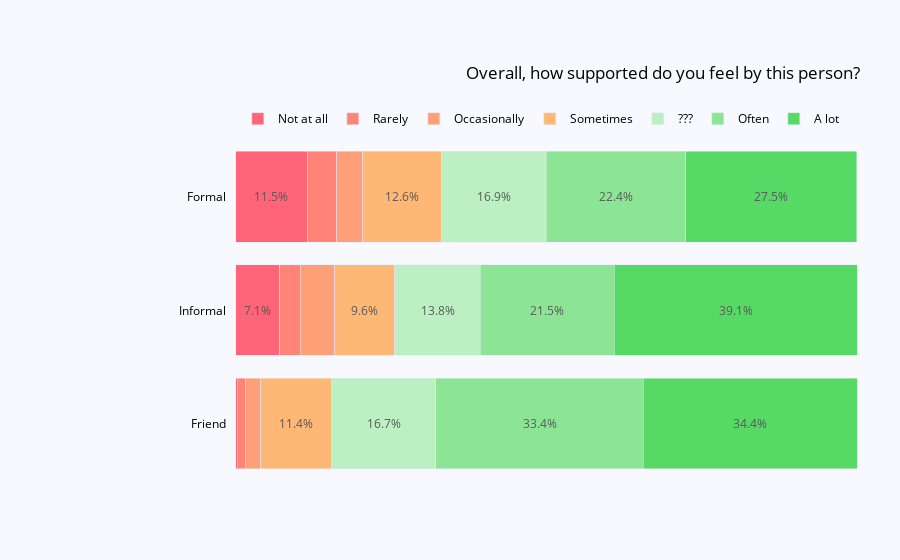

Notebook code for this chart:
### Code cell
vertical_stack_percent_bar('support.overall.p', 'Overall, how supported do you feel by this person?')

### Figure 1 — Plotly figure (JSON) as saved in the notebook; plotly's stock layout.template omitted (floating-point values rounded to 4 significant figures)
{"data": [{"hovertemplate": "<b>%{x}%</b><extra></extra>", "marker": {"color": "#FF6478"}, "orientation": "h", "showlegend": false, "type": "bar", "x": [0.3], "y": ["Friend"]}, {"hovertemplate": "<b>%{x}%</b><extra></extra>", "marker": {"color": "#FF6478"}, "orientation": "h", "showlegend": false, "type": "bar", "x": [7.1], "y": ["Informal"]}, {"hovertemplate": "<b>%{x}%</b><extra></extra>", "marker": {"color": "#FF6478"}, "name": "Not at all", "orientation": "h", "showlegend": true, "type": "bar", "x": [11.5], "y": ["Formal"]}, {"hovertemplate": "<b>%{x}%</b><extra></extra>", "marker": {"color": "#FF8477"}, "orientation": "h", "showlegend": false, "type": "bar", "x": [1.3], "y": ["Friend"]}, {"hovertemplate": "<b>%{x}%</b><extra></extra>", "marker": {"color": "#FF8477"}, "orientation": "h", "showlegend": false, "type": "bar", "x": [3.3], "y": ["Informal"]}, {"hovertemplate": "<b>%{x}%</b><extra></extra>", "marker": {"color": "#FF8477"}, "name": "Rarely", "orientation": "h", "showlegend": true, "type": "bar", "x": [4.8], "y": ["Formal"]}, {"hovertemplate": "<b>%{x}%</b><extra></extra>", "marker": {"color": "#FF9F77"}, "orientation": "h", "showlegend": false, "type": "bar", "x": [2.5], "y": ["Friend"]}, {"hovertemplate": "<b>%{x}%</b><extra></extra>", "marker": {"color": "#FF9F77"}, "orientation": "h", "showlegend": false, "type": "bar", "x": [5.6], "y": ["Informal"]}, {"hovertemplate": "<b>%{x}%</b><extra></extra>", "marker": {"color": "#FF9F77"}, "name": "Occasionally", "orientation": "h", "showlegend": true, "type": "bar", "x": [4.2], "y": ["Formal"]}, {"hovertemplate": "<b>%{x}%</b><extra></extra>", "marker": {"color": "#FFB775"}, "orientation": "h", "showlegend": false, "type": "bar", "x": [11.4], "y": ["Friend"]}, {"hovertemplate": "<b>%{x}%</b><extra></extra>", "marker": {"color": "#FFB775"}, "orientation": "h", "showlegend": false, "type": "bar", "x": [9.6], "y": ["Informal"]}, {"hovertemplate": "<b>%{x}%</b><extra></extra>", "marker": {"color": "#FFB775"}, "name": "Sometimes", "orientation": "h", "showlegend": true, "type": "bar", "x": [12.6], "y": ["Formal"]}, {"hovertemplate": "<b>%{x}%</b><extra></extra>", "marker": {"color": "#BCF0C2"}, "orientation": "h", "showlegend": false, "type": "bar", "x": [16.7], "y": ["Friend"]}, {"hovertemplate": "<b>%{x}%</b><extra></extra>", "marker": {"color": "#BCF0C2"}, "orientation": "h", "showlegend": false, "type": "bar", "x": [13.8], "y": ["Informal"]}, {"hovertemplate": "<b>%{x}%</b><extra></extra>", "marker": {"color": "#BCF0C2"}, "name": "???", "orientation": "h", "showlegend": true, "type": "bar", "x": [16.9], "y": ["Formal"]}, {"hovertemplate": "<b>%{x}%</b><extra></extra>", "marker": {"color": "#8BE595"}, "orientation": "h", "showlegend": false, "type": "bar", "x": [33.4], "y": ["Friend"]}, {"hovertemplate": "<b>%{x}%</b><extra></extra>", "marker": {"color": "#8BE595"}, "orientation": "h", "showlegend": false, "type": "bar", "x": [21.5], "y": ["Informal"]}, {"hovertemplate": "<b>%{x}%</b><extra></extra>", "marker": {"color": "#8BE595"}, "name": "Often", "orientation": "h", "showlegend": true, "type": "bar", "x": [22.4], "y": ["Formal"]}, {"hovertemplate": "<b>%{x}%</b><extra></extra>", "marker": {"color": "#56DA65"}, "orientation": "h", "showlegend": false, "type": "bar", "x": [34.4], "y": ["Friend"]}, {"hovertemplate": "<b>%{x}%</b><extra></extra>", "marker": {"color": "#56DA65"}, "orientation": "h", "showlegend": false, "type": "bar", "x": [39.1], "y": ["Informal"]}, {"hovertemplate": "<b>%{x}%</b><extra></extra>", "marker": {"color": "#56DA65"}, "name": "A lot", "orientation": "h", "showlegend": true, "type": "bar", "x": [27.5], "y": ["Formal"]}], "layout": {"annotations": [{"align": "right", "font": {"color": "black", "size": 12}, "showarrow": false, "text": "Friend", "x": 0.14, "xanchor": "right", "xref": "paper", "y": "Friend", "yref": "y"}, {"font": {"color": "#595959", "size": 12}, "showarrow": false, "text": "11.4%", "x": 9.8, "xref": "x", "y": "Friend", "yref": "y"}, {"font": {"color": "#595959", "size": 12}, "showarrow": false, "text": "16.7%", "x": 23.85, "xref": "x", "y": "Friend", "yref": "y"}, {"font": {"color": "#595959", "size": 12}, "showarrow": false, "text": "33.4%", "x": 48.9, "xref": "x", "y": "Friend", "yref": "y"}, {"font": {"color": "#595959", "size": 12}, "showarrow": false, "text": "34.4%", "x": 82.8, "xref": "x", "y": "Friend", "yref": "y"}, {"align": "right", "font": {"color": "black", "size": 12}, "showarrow": false, "text": "Informal", "x": 0.14, "xanchor": "right", "xref": "paper", "y": "Informal", "yref": "y"}, {"font": {"color": "#595959", "size": 12}, "showarrow": false, "text": "7.1%", "x": 3.55, "xref": "x", "y": "Informal", "yref": "y"}, {"font": {"color": "#595959", "size": 12}, "showarrow": false, "text": "9.6%", "x": 20.8, "xref": "x", "y": "Informal", "yref": "y"}, {"font": {"color": "#595959", "size": 12}, "showarrow": false, "text": "13.8%", "x": 32.5, "xref": "x", "y": "Informal", "yref": "y"}, {"font": {"color": "#595959", "size": 12}, "showarrow": false, "text": "21.5%", "x": 50.15, "xref": "x", "y": "Informal", "yref": "y"}, {"font": {"color": "#595959", "size": 12}, "showarrow": false, "text": "39.1%", "x": 80.45, "xref": "x", "y": "Informal", "yref": "y"}, {"align": "right", "font": {"color": "black", "size": 12}, "showarrow": false, "text": "Formal", "x": 0.14, "xanchor": "right", "xref": "paper", "y": "Formal", "yref": "y"}, {"font": {"color": "#595959", "size": 12}, "showarrow": false, "text": "11.5%", "x": 5.75, "xref": "x", "y": "Formal", "yref": "y"}, {"font": {"color": "#595959", "size": 12}, "showarrow": false, "text": "12.6%", "x": 26.8, "xref": "x", "y": "Formal", "yref": "y"}, {"font": {"color": "#595959", "size": 12}, "showarrow": false, "text": "16.9%", "x": 41.55, "xref": "x", "y": "Formal", "yref": "y"}, {"font": {"color": "#595959", "size": 12}, "showarrow": false, "text": "22.4%", "x": 61.2, "xref": "x", "y": "Formal", "yref": "y"}, {"font": {"color": "#595959", "size": 12}, "showarrow": false, "text": "27.5%", "x": 86.15, "xref": "x", "y": "Formal", "yref": "y"}], "barmode": "stack", "font": {"color": "black", "size": 12}, "legend": {"itemclick": false, "orientation": "h", "traceorder": "normal", "x": 0.94, "xanchor": "right", "y": 1.02, "yanchor": "bottom"}, "margin": {"b": 80, "l": 120, "r": 10, "t": 140}, "paper_bgcolor": "rgb(248, 248, 255)", "plot_bgcolor": "rgb(248, 248, 255)", "title": {"text": "Overall, how supported do you feel by this person?", "x": 0.955, "y": 0.88}, "xaxis": {"domain": [0.15, 1], "showgrid": false, "showline": false, "showticklabels": false, "zeroline": false}, "yaxis": {"showgrid": false, "showline": false, "showticklabels": false, "zeroline": false}}}
